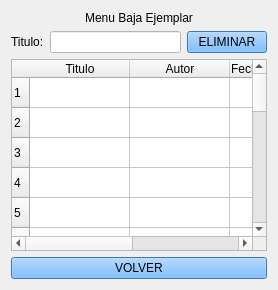
    <widget class="QWidget" name="page_baja_ejemplar">
     <layout class="QHBoxLayout" name="horizontalLayout_9">
      <item>
       <layout class="QGridLayout" name="gridLayout_31">
        <item row="0" column="0">
         <widget class="QLabel" name="label_29">
          <property name="styleSheet">
           <string notr="true">font: 36pt &quot;Segoe UI&quot;;</string>
          </property>
          <property name="text">
           <string>Menu Baja Ejemplar</string>
          </property>
          <property name="alignment">
           <set>Qt::AlignCenter</set>
          </property>
         </widget>
        </item>
        <item row="1" column="0">
         <layout class="QGridLayout" name="gridLayout_30">
          <item row="0" column="0">
           <layout class="QGridLayout" name="gridLayout_28">
            <item row="0" column="0">
             <widget class="QLabel" name="label_30">
              <property name="text">
               <string>Titulo:</string>
              </property>
             </widget>
            </item>
            <item row="0" column="1">
             <widget class="QLineEdit" name="le_titulo_baja_ejemplar">
              <property name="styleSheet">
               <string notr="true">background-color: rgb(255, 255, 255);</string>
              </property>
             </widget>
            </item>
            <item row="0" column="2">
             <widget class="QPushButton" name="bt_eliminar_ejemplar">
              <property name="styleSheet">
               <string notr="true">background-color: rgb(85, 170, 255);</string>
              </property>
              <property name="text">
               <string>ELIMINAR</string>
              </property>
             </widget>
            </item>
           </layout>
          </item>
          <item row="1" column="0">
           <layout class="QGridLayout" name="gridLayout_29">
            <item row="0" column="0">
             <widget class="QTableWidget" name="tableWidget_3">
              <property name="rowCount">
               <number>20</number>
              </property>
              <row/>
              <row/>
              <row/>
              <row/>
              <row/>
              <row/>
              <row/>
              <row/>
              <row/>
              <row/>
              <row/>
              <row/>
              <row/>
              <row/>
              <row/>
              <row/>
              <row/>
              <row/>
              <row/>
              <row/>
              <column>
               <property name="text">
                <string>Titulo</string>
               </property>
              </column>
              <column>
               <property name="text">
                <string>Autor</string>
               </property>
              </column>
              <column>
               <property name="text">
                <string>Fecha Publicacion</string>
               </property>
              </column>
              <column>
               <property name="text">
                <string>Categoria</string>
               </property>
              </column>
             </widget>
            </item>
            <item row="1" column="0">
             <widget class="QPushButton" name="bt_volver_baja_ejemplar">
              <property name="styleSheet">
               <string notr="true">background-color: rgb(85, 170, 255);</string>
              </property>
              <property name="text">
               <string>VOLVER</string>
              </property>
             </widget>
            </item>
           </layout>
          </item>
         </layout>
        </item>
       </layout>
      </item>
     </layout>
    </widget>
